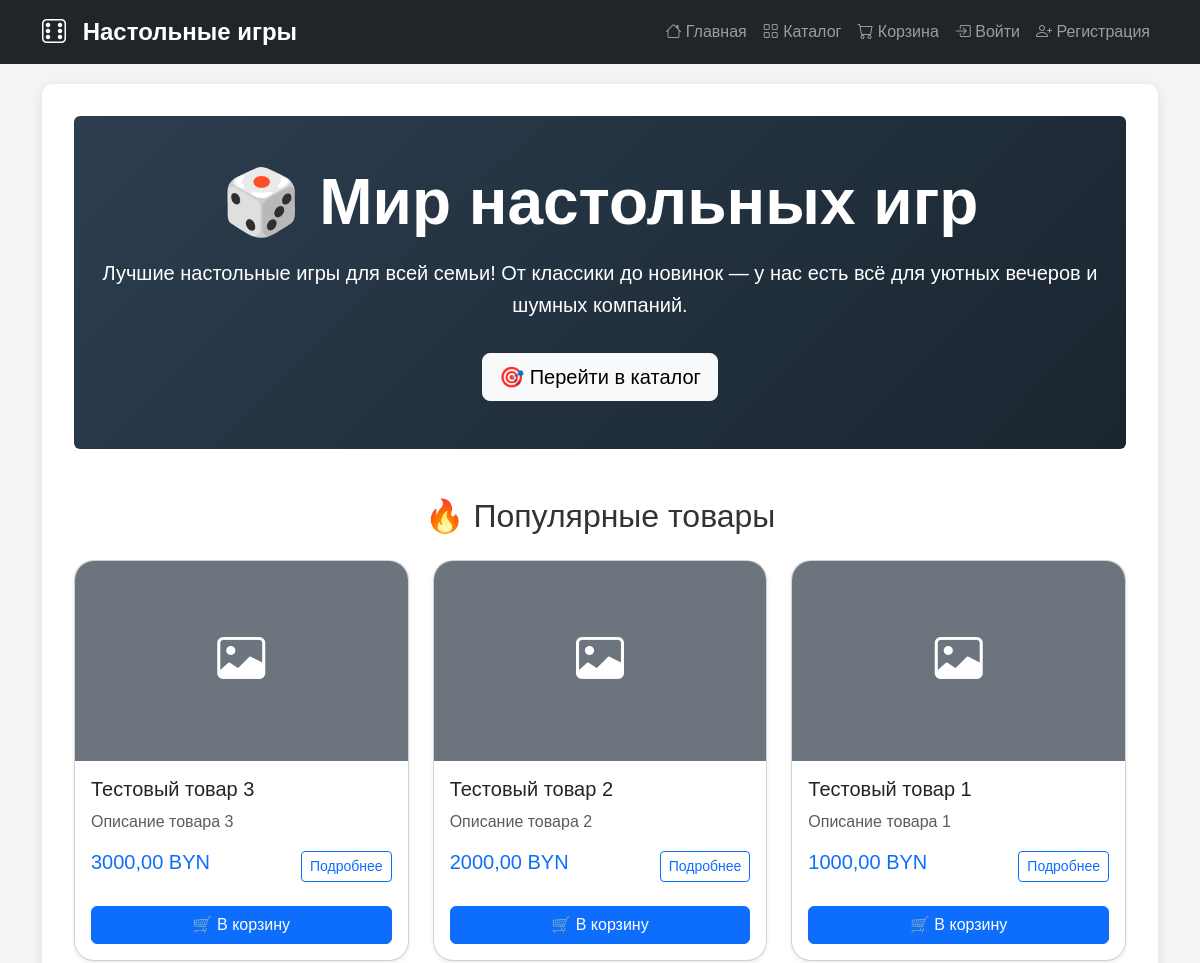
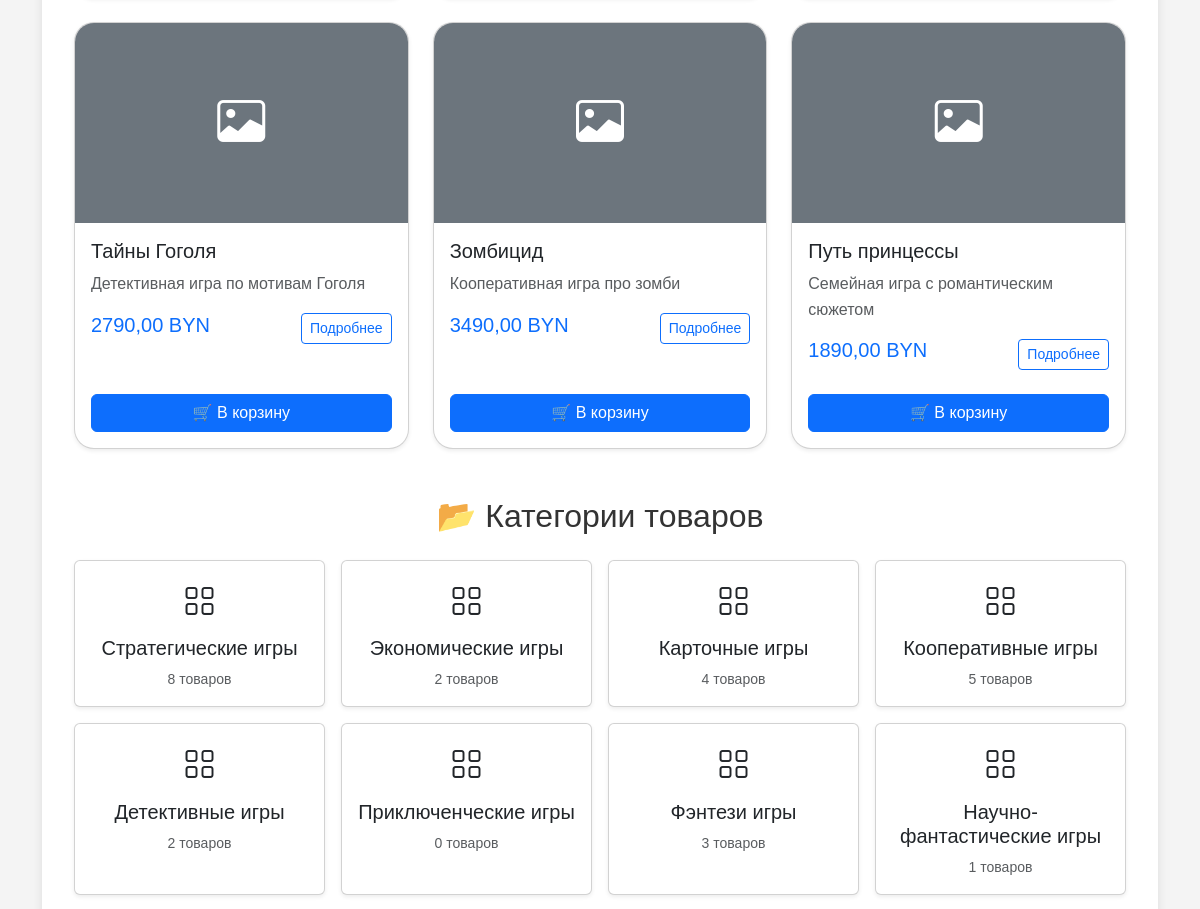
Before: / (upper part) with the older database file (2 pictures, top to bottom).
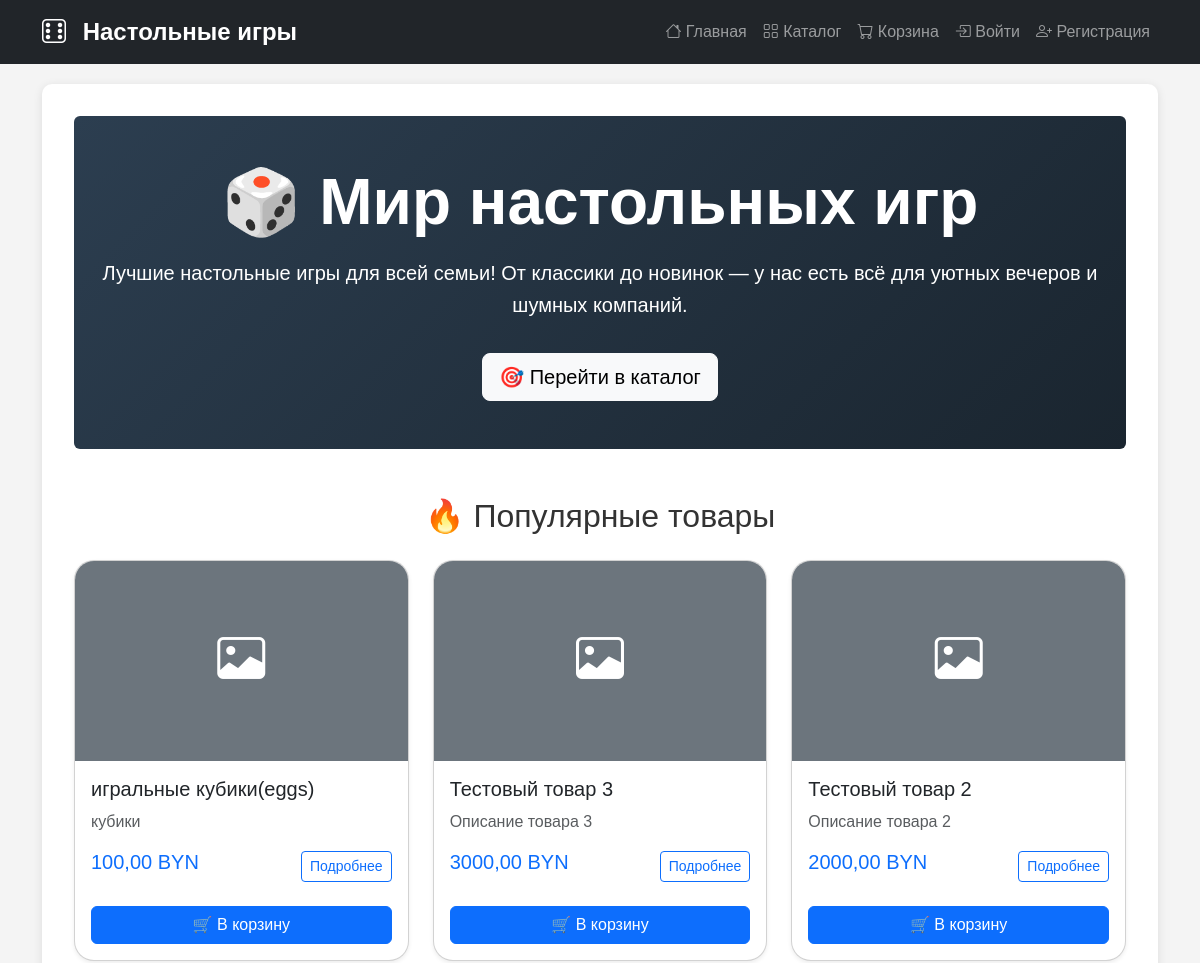
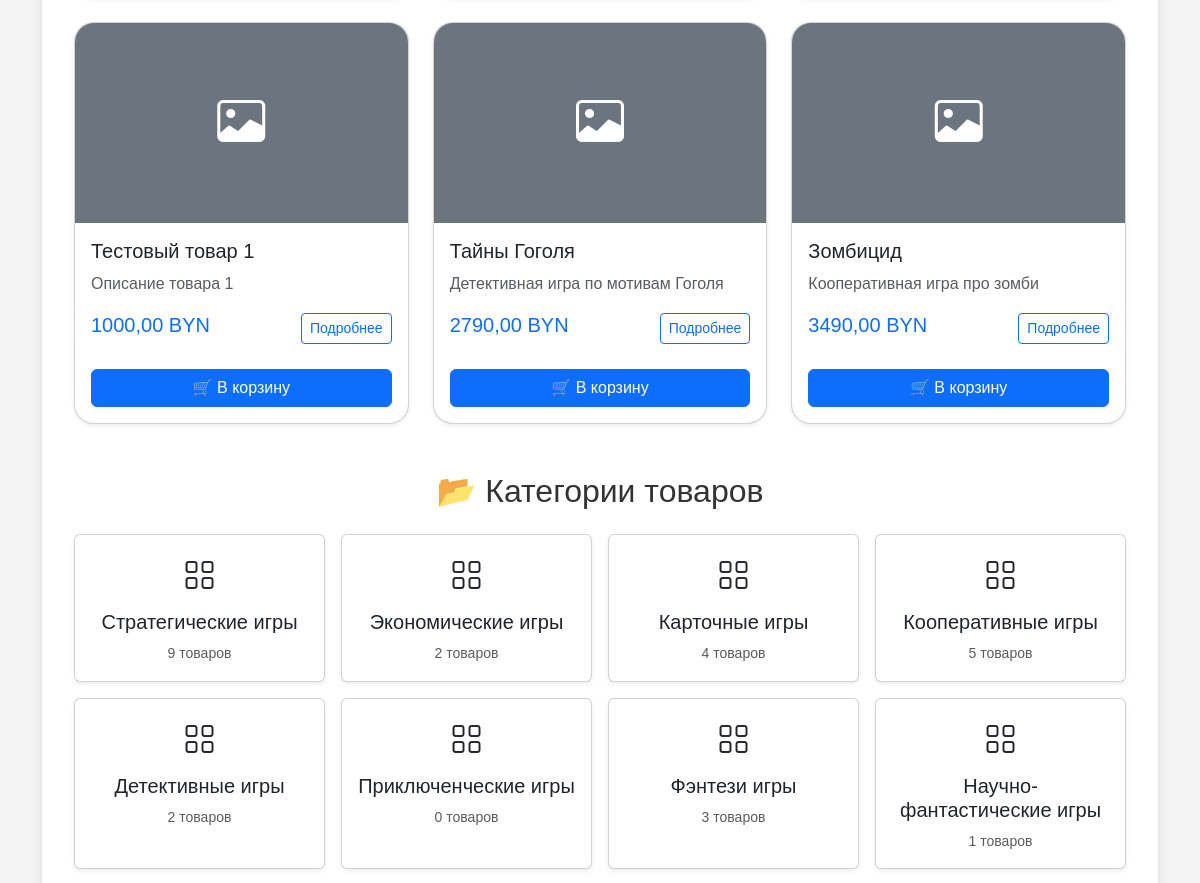
After: the same page with the newer database file (2 pictures, top to bottom).
### shop/models.py (models this page shows, shortened)
class Product(models.Model):
    name = models.CharField(max_length = 200)
    description = models.TextField()
    product_photo = models.ImageField(
        upload_to='products/',
        blank = True,
        null=True,
    )
    price = models.DecimalField(
        max_digits=10,
        decimal_places=2,
        validators=[
            MinValueValidator(0)
        ]
    )
    count = models.IntegerField(
        validators=[
            MinValueValidator(0)
        ]
    )
    category = models.ForeignKey(
        Category,
        on_delete=models.CASCADE,
        related_name='products',
        verbose_name="Категория",
        help_text="выберите категорию товара"
    )
    manufacturer = models.ForeignKey(
        Manufacturer,
        on_delete=models.CASCADE,
        related_name='products',
        verbose_name="Производитель",
        help_text="Выберите производителя товара",
        null=True,
        blank=True
    )

class Category(models.Model):
    name = models.CharField(max_length = 100)
    description = models.TextField(
        blank = True,
        null = True
    )

### shop/views.py (the view)
# urls.py: path('', views.index, name='index'),
def index(request):
    popular_products = Product.objects.all().order_by('-id')[:6]
    categories = Category.objects.all()
    context = {
        'popular_products':popular_products,
        'categories':categories,
    }
    return render(request, 'shop/index.html',context)

### shop/templates/shop/index.html (shortened to what this page needs)
{% extends 'shop/base.html' %}
{% block content %}
    <div class="hero-section bg-primary text-white text-center py-5 mb-5 rounded">
        <div class="container">
            <h1 class="display-3 fw-bold">🎲 Мир настольных игр</h1>
            <p class="lead mt-3">Лучшие настольные игры для всей семьи! От классики до новинок — у нас есть всё для уютных вечеров и шумных компаний.</p>
            <a href="{% url 'product_list' %}" class="btn btn-light btn-lg mt-3">
                🎯 Перейти в каталог
            </a>
        </div>
    </div>
    <div class="popular-products mb-5">
        <h2 class="text-center mb-4">🔥 Популярные товары</h2>
        {% if popular_products %}
            <div class="row row-cols-1 row-cols-md-2 row-cols-lg-3 g-4">
                {% for product in popular_products %}
                    <div class="col">
                        <div class="card h-100 shadow-sm product-card">
                            {% if product.image %}
                                <img src="{{ product.image.url }}" class="card-img-top" alt="{{ product.name }}">
                            {% else %}
                                <div class="card-img-top bg-secondary text-white d-flex align-items-center justify-content-center" style="height: 200px;">
                                    <i class="bi bi-image" style="font-size: 48px;"></i>
                                </div>
                            {% endif %}
                            <div class="card-body">
                                <h5 class="card-title">{{ product.name }}</h5>
                                <p class="card-text text-muted">{{ product.description|truncatewords:15 }}</p>
                                <div class="d-flex justify-content-between align-items-center">
                                    <span class="h5 text-primary">{{ product.price }} BYN</span>
                                    <a href="{% url 'product_detail' product.id %}" class="btn btn-outline-primary btn-sm">
                                        Подробнее
                                    </a>
                                </div>
                            </div>
                            <div class="card-footer bg-transparent border-0 pb-3">
                                <a href="{% url 'add' product.id %}" class="btn btn-primary w-100">
                                    🛒 В корзину
                                </a>
                            </div>
                        </div>
                    </div>
                {% endfor %}
            </div>
        {% else %}
            <div class="text-center py-4">
                <p class="text-muted">Товары пока не добавлены.</p>
            </div>
        {% endif %}
    </div>
    <div class="categories-section mb-5">
        <h2 class="text-center mb-4">📂 Категории товаров</h2>
        {% if categories %}
            <div class="row row-cols-2 row-cols-md-3 row-cols-lg-4 g-3">
                {% for category in categories %}
                    <div class="col">
                        <a href="{% url 'product_list' %}?category={{ category.id }}" class="text-decoration-none">
                            <div class="card text-center category-card h-100 shadow-sm">
                                <div class="card-body">
                                    <i class="bi bi-grid" style="font-size: 32px;"></i>
                                    <h5 class="card-title mt-2">{{ category.name }}</h5>
                                    <p class="card-text small text-muted">{{ category.products.count }} товаров</p>
                                </div>
                            </div>
                        </a>
                    </div>
                {% endfor %}
            </div>
        {% else %}
            <div class="text-center py-4">
                <p class="text-muted">Категории еще не добавлены.</p>
            </div>
        {% endif %}
    </div>
{% endblock %}

Changed rows visible on the page:
no longer on this page (row unchanged): Product: name "Путь принцессы", description "Семейная игра с романтическим сюжетом", price "1890,00"
added Product: name "игральные кубики(eggs)", description "кубики", price "100,00"
computed for Category "Стратегические игры": products.count "8" → "9"
